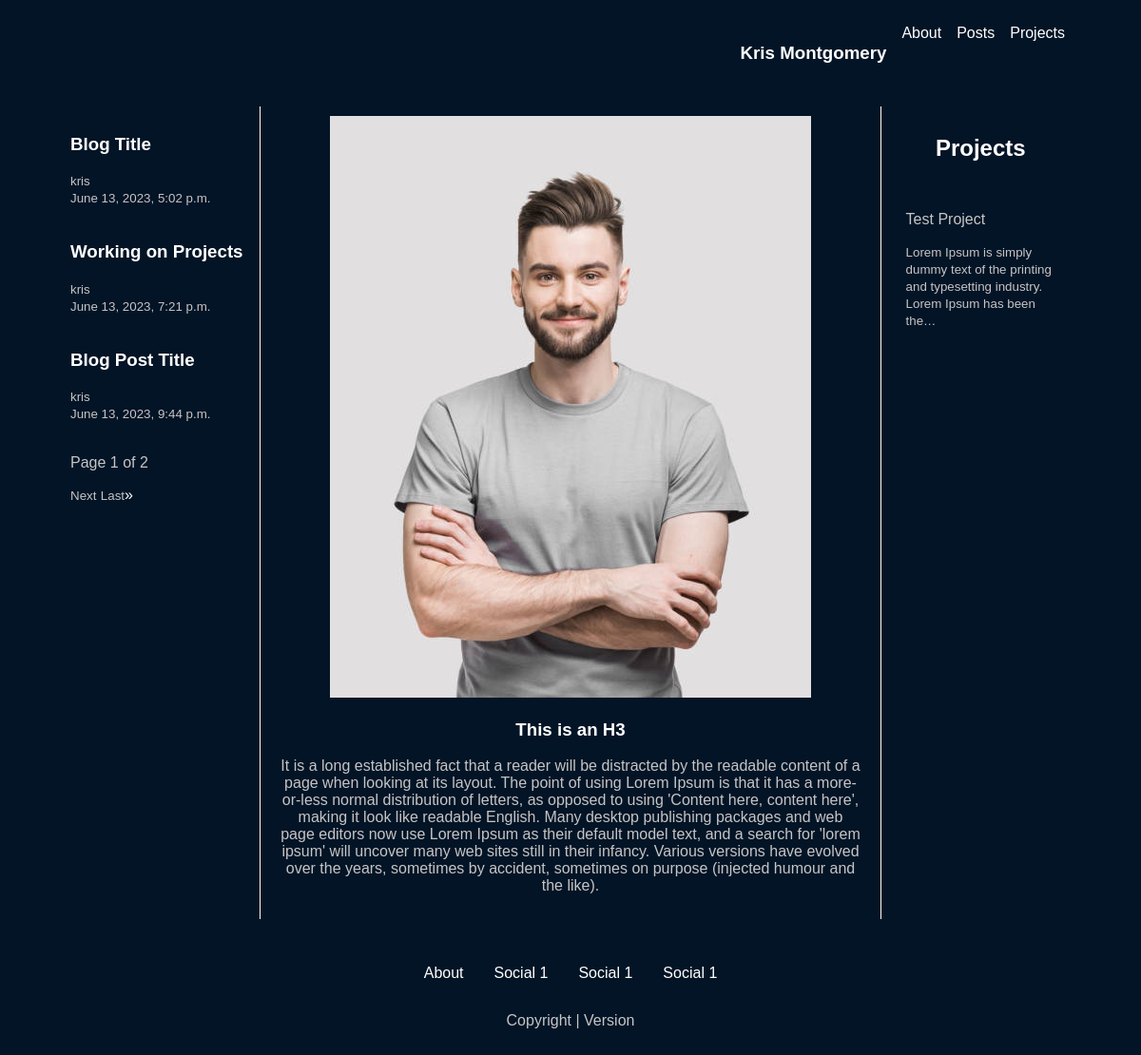
The page / on the database its author committed.
### main/models.py (models this page shows, shortened)
class blogPosts(models.Model):
    author = models.ForeignKey(User, on_delete=models.SET_NULL, null=True)
    title = models.CharField(max_length=200)
    post_body = models.TextField(null=True, blank=True)
    created_date = models.DateTimeField(auto_now=True)

class projectModel(models.Model):
    project_title = models.CharField(max_length=200)
    project_images = models.ImageField(upload_to=None, height_field=None, width_field=None, max_length=100, default='Project Images')
    project_body = models.TextField(null=True, blank=True)
    project_links = models.URLField(max_length=200)

### main/views.py (the view)
# urls.py: path('', views.home, name="home"),
def home(request):
    p = Paginator(blogPosts.objects.all(), 3)
    page = request.GET.get('page')
    posts = p.get_page(page)
    projects = projectModel.objects.all()
    context = {
        'posts': posts,
        'projects': projects
    }
    return render(request, 'main/home.html', context)

### main/templates/main/home.html (shortened to what this page needs)
{% extends 'main.html' %}
{% load static %}
{% block content %}
<div class="home-container">
    <div class="leftside">
        {% for t in posts %}
            <div>
                <h3><a href="{% url 'post' t.id %}">{{t.title}}</a></h4>
                <small>{{t.author}}</small><br>
                <small>{{t.created_date}}</small>
            </div>
            <br>
            {% endfor %}
            <p>Page {{ posts.number }} of {{ posts.paginator.num_pages }}</p>
            {% if posts.has_next %}
                <a href="?page={{posts.next_page_number}}"><small>Next</small></a>
                <a href="?page={{posts.paginator.num_pages}}"><small>Last</small>&raquo</a>
            {% endif %}
        </div>
        <div class="main-content">
            <img src="{% static 'images/pro_picture.jpg' %}">
            <H3>This is an H3</H3>
            <p>It is a long established fact that a reader will be distracted by the readable content of a page when looking at its layout. The point of using Lorem Ipsum is that it has a more-or-less normal distribution of letters, as opposed to using 'Content here, content here', making it look like readable English. Many desktop publishing packages and web page editors now use Lorem Ipsum as their default model text, and a search for 'lorem ipsum' will uncover many web sites still in their infancy. Various versions have evolved over the years, sometimes by accident, sometimes on purpose (injected humour and the like).</p>
        </div>
        <div class="rightside">
            <h2>Projects</h2>
            {% for p in projects %}
                <div class="project_container">
                    <p>{{p.project_title}}</p>
                    <small>{{p.project_body|truncatechars:100}}</small>
                </div>
            {% endfor %}
        </div>
    </div>
    {% endblock %}

### static/styles/main.css (style rules this page uses)
body { background-color: rgb(3, 20, 38); font-family: 'Trebuchet MS', sans-serif; margin: 0; }
h1, h2, h3 { color: white; }
p, small { color: #c5c5c5; }
a { color: white; }
.home-container { display: grid; grid-template-columns: 1fr 3fr 1fr; grid-gap: 10px; margin: 0 4em 0 4em; }
.leftside { border-right: 1px solid white; padding: 10px; }
.main-content { justify-items: center; padding: 10px; text-align: center; }
.rightside { border-left: 1px solid white; padding: 10px; text-align: center; }
.project_container { padding: 1em; color: #c5c5c5; cursor: pointer; display: inline-block; position: relative; transition: 0.5s; border-radius: 5px; text-align: left; }
.project_container:after { content: '→'; position: absolute; opacity: 0; top: 14px; right: -20px; transition: 0.5s; }
a { text-decoration: none; }

### rows shown on the page
blogPosts: title "Blog Title", author "kris", created_date "June 13, 2023, 5:02 p.m."
blogPosts: title "Working on Projects", author "kris", created_date "June 13, 2023, 7:21 p.m."
blogPosts: title "Blog Post Title", author "kris", created_date "June 13, 2023, 9:44 p.m."
projectModel: project_title "Test Project", project_body "Lorem Ipsum is simply dummy text of the printing and typesetting industry. Lorem Ipsum has been the…"

### other values the page prints
{{ posts.number }} "1"
{{ posts.paginator.num_pages }} "2"
